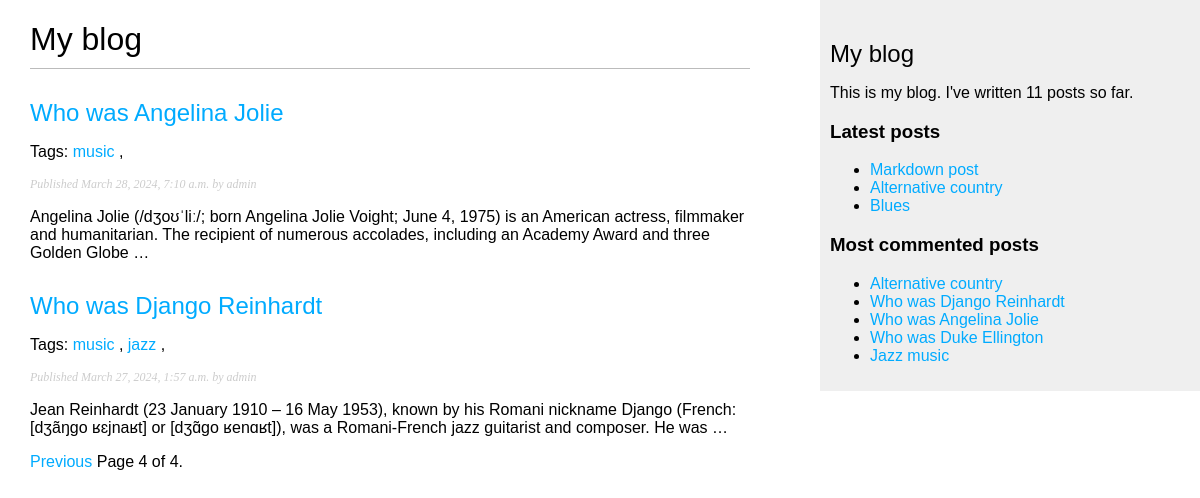
The app's page /blog/?page=4 with its own data.
### blog/models.py (models this page shows, shortened)
class Post(models.Model):
    class Status(models.TextChoices):
        DRAFT = 'DF', 'Draft'
        PUBLISHED = 'PB', 'Published'
    title = models.CharField(max_length=250)
    slug = models.SlugField(max_length=250, unique_for_date='publish')
    author = models.ForeignKey(User, on_delete=models.CASCADE, related_name='blog_posts')
    body = models.TextField()
    publish = models.DateTimeField(default=timezone.now)
    created = models.DateTimeField(auto_now_add=True)
    updated = models.DateTimeField(auto_now=True)
    status = models.CharField(max_length=2, choices=Status.choices, default=Status.DRAFT)
    objects = models.Manager()
    published = PublishedManager()
    tags = TaggableManager()
    class Meta:
        ordering = ['-publish']
        indexes = [
            models.Index(fields=['-publish']),
        ]
    def get_absolute_url(self):
        return reverse(viewname='blog:post_detail',
                       args=[
                           self.publish.year,
                           self.publish.month,
                           self.publish.day,
                           self.slug
                       ])

### blog/views.py (the view)
# urls.py: path('', views.post_list, name='post_list'),
def post_list(request, tag_slug=None):
    post_list = Post.published.all()
    tag = None
    if tag_slug:
        tag = get_object_or_404(Tag, slug=tag_slug)
        post_list = post_list.filter(tags__in=[tag])
    paginator = Paginator(post_list, per_page=3)
    page_number = request.GET.get('page', 1)
    try:
        posts = paginator.page(page_number)
    except PageNotAnInteger:
        posts = paginator.page(1)
    except EmptyPage:
        posts = paginator.page(paginator.num_pages)
    context = {
        'posts': posts,
        'tag': tag
    }
    return render(
        request=request,
        template_name='blog/post/list.html',
        context=context
    )

### blog/models.py (called while the page is built)
    def get_queryset(self):
        return super().get_queryset().filter(status=Post.Status.PUBLISHED)

### blog/templatetags/blog_tags.py (called while the page is built)
@register.simple_tag
def total_posts():
    return Post.published.count()

@register.inclusion_tag('blog/post/latest_posts.html')
def show_latest_posts(count=5):
    latest_posts = Post.published.order_by('-publish')[:count]
    return {'latest_posts': latest_posts}

@register.simple_tag
def get_most_commented_posts(count=5):
    return Post.published.annotate(total_comments=Count('comments')).order_by('-total_comments')[:count]

@register.filter(name='markdown')
def markdown_format(text):
    return mark_safe((markdown.markdown(text)))

### blog/templates/blog/post/list.html (shortened to what this page needs)
{% extends 'blog/base.html' %}
{% load blog_tags %}
{% block content %}
<h1>My blog</h1>
{% for post in posts %}
<h2>
    <a href="{{ post.get_absolute_url }}">
        {{ post.title }}
    </a>
</h2>
<p class="tags">
    Tags:
    {% for tag in post.tags.all %}
    <a href="{% url 'blog:post_list_by_tag' tag.slug %}">
        {{ tag.name }}
    </a>
    {% if not foorlop.last %}, {% endif %}
    {% endfor %}
</p>
<p class="date">
    Published {{ post.publish }} by {{ post.author }}
</p>
{{ post.body|markdown|truncatewords_html:30 }}
{% endfor %}
{% include 'inclutions/paginator.html' with page=posts %}
{% endblock %}

### blog/templates/blog/base.html (shortened to what this page needs)
{% load blog_tags %}
{% load static %}
<!DOCTYPE html>
<html lang="en">
<head>
    <link rel="stylesheet" href="{% static 'css/blog.css' %}">
</head>
<body>
    <div id="content">
        {% block content %}{% endblock %}
    </div>
    <div id="sidebar">
        <h2>My blog</h2>
        <p>
            This is my blog.
            I've written {% total_posts %} posts so far.
        </p>
        <h3>Latest posts</h3>
        {% show_latest_posts 3 %}
        <h3>Most commented posts</h3>
        {% get_most_commented_posts as most_commented_posts %}
        <ul>
            {% for post in most_commented_posts %}
            <li>
                <a href="{{ post.get_absolute_url }}">{{ post.title }}</a>
            </li>
            {% endfor %}
        </ul>
    </div>
</body>
</html>

### blog/templates/blog/post/latest_posts.html
<ul>
    {% for post in latest_posts %}
    <li>
        <a href="{{ post.get_absolute_url }}">{{ post.title }}</a>
    </li>
    {% endfor %}
</ul>

### blog/static/css/blog.css (style rules this page uses)
body { margin:0; padding:0; font-family:helvetica, sans-serif; }
a { color:#00abff; text-decoration:none; }
h1 { font-weight:normal; border-bottom:1px solid #bbb; padding:0 0 10px 0; }
h2 { font-weight:normal; margin:30px 0 0; }
#content { float:left; width:60%; padding:0 0 0 30px; }
#sidebar { float:right; width:30%; padding:10px; background:#efefef; height:100%; }
p.date { color:#ccc; font-family: georgia, serif; font-size: 12px; font-style: italic; }

### records on screen
Post: title "Who was Angelina Jolie", publish "March 28, 2024, 7:10 a.m.", author "admin", body "Angelina Jolie (/dʒoʊˈliː/; born Angelina Jolie Voight; June 4, 1975) is an American actress, filmmaker and humanitarian. The recipient of numerous accolades, including an Academy Award and three Golden Globe …"
Tag: name "music"
Post: title "Who was Django Reinhardt", publish "March 27, 2024, 1:57 a.m.", author "admin", body "Jean Reinhardt (23 January 1910 – 16 May 1953), known by his Romani nickname Django (French: [dʒãŋɡo ʁɛjnaʁt] or [dʒɑ̃ɡo ʁenɑʁt]), was a Romani-French jazz guitarist and composer. He was …"
Tag: name "jazz"
Post: title "Markdown post"
Post: title "Alternative country"
Post: title "Blues"
Post: title "Who was Duke Ellington"
Post: title "Jazz music"

### other values on screen
{{ page.number }} "4"
{{ page.paginator.num_pages }} "4"
